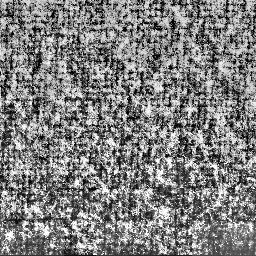
%> input picture original-images/1201rf.tif, 256 x 256 px; its folder holds 4 pictures in this run
$ octave main.m   (GNU Octave 9; MATLAB toolbox functions it lacks are replaced by stand-ins)
%> lines starting %> are read from the running program, lines starting %| are printed output that depends on the picture
### sample_generator.m
function [ Generated_shapes ] = sample_generator( sdir, tdir, c, s )
%> called with sdir = './original-images/', tdir = './training-data/', c = 6, s = 4
% SAMPLE_GENERATOR Generates figures from existing classes
%   Generates C*S mosaic grayscale figures from the original C classes
%   (S figures from each class), and distorts them with random rotation,
%   shift and zoom
%
    Lst=[1 1 129 129 ];
    Cst=[1 129  1 129 ];

    Generated_shapes=zeros(1,c*s,'uint8');

    for ishape=1:c
        filename=[sdir,'120',int2str(ishape),'rf.tif'];
        im=imread(filename);
%> im is the input picture: size 256x256 uint8; min 0, max 255, mean 127.4
        for jshape=1:s
            ims=im(Lst(jshape):Lst(jshape)+127,Cst(jshape):Cst(jshape)+127);
            imwrite(ims,[tdir,'ld_smpl_',int2str(ishape),'_',int2str(jshape),'.tif']);
            idx=(ishape-1)*s+jshape; %Index in the random numbers table
            Generated_shapes(idx)=ishape;
        end
%> this loop made 4 passes
%> pass 1, in sample_generator, `ims=im(Lst(jshape):Lst(jshape)+127,Cst(jshape):Cst(jshape)+127);`:
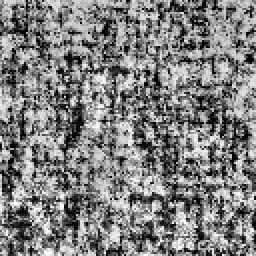
%> ims: size 128x128 uint8 (shown 2 times larger); min 0, max 255, mean 127.8
%> pass 2, in sample_generator, `ims=im(Lst(jshape):Lst(jshape)+127,Cst(jshape):Cst(jshape)+127);`:
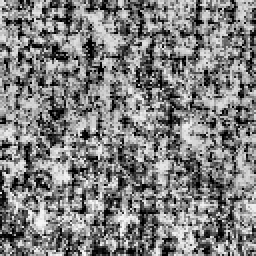
%> ims: size 128x128 uint8 (shown 2 times larger); min 0, max 248, mean 127.8
%> pass 3, in sample_generator, `ims=im(Lst(jshape):Lst(jshape)+127,Cst(jshape):Cst(jshape)+127);`:
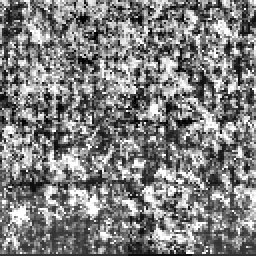
%> ims: size 128x128 uint8 (shown 2 times larger); min 0, max 255, mean 126.9
%> after the loop, Generated_shapes = 24 values, max 1 at index 1, min 0 at index 5, mean 0.167
    end
%> pass 2 of the loop in sample_generator, `for ishape=1:c`:
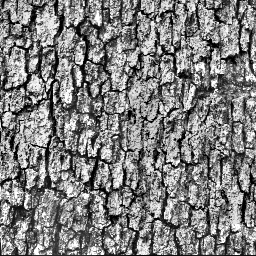
%> input picture original-images/1202rf.tif, 256 x 256 px
%> in sample_generator, im is the input picture: size 256x256 uint8; min 0, max 255, mean 127.1
%> the loop in sample_generator, `for jshape=1:s` made 4 passes
%> pass 1, in sample_generator, `ims=im(Lst(jshape):Lst(jshape)+127,Cst(jshape):Cst(jshape)+127);`:
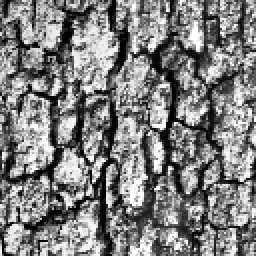
%> ims: size 128x128 uint8 (shown 2 times larger); min 0, max 255, mean 127.1
%> pass 3, in sample_generator, `ims=im(Lst(jshape):Lst(jshape)+127,Cst(jshape):Cst(jshape)+127);`:
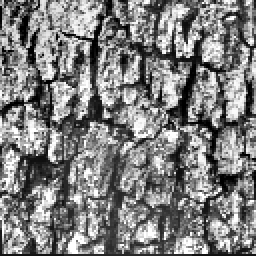
%> ims: size 128x128 uint8 (shown 2 times larger); min 0, max 255, mean 126.9; mean of the top-left, top-right, bottom-left and bottom-right quarters 127.3, 127.1, 126.7, 126.5
%> after the loop in sample_generator, `for jshape=1:s`: Generated_shapes = 24 values, max 2 at index 5, min 0 at index 9, mean 0.5
%> pass 3 of the loop in sample_generator, `for ishape=1:c`:
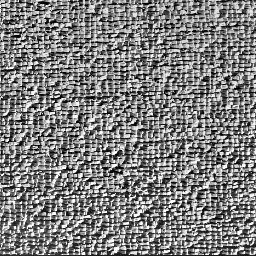
%> input picture original-images/1203rf.tif, 256 x 256 px
%> in sample_generator, im is the input picture: size 256x256 uint8; min 0, max 255, mean 127.4
%> the loop in sample_generator, `for jshape=1:s` made 4 passes
%> pass 1, in sample_generator, `ims=im(Lst(jshape):Lst(jshape)+127,Cst(jshape):Cst(jshape)+127);`:
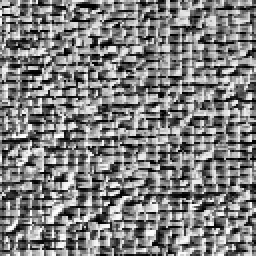
%> ims: size 128x128 uint8 (shown 2 times larger); min 0, max 255, mean 127.7
%> pass 3, in sample_generator, `ims=im(Lst(jshape):Lst(jshape)+127,Cst(jshape):Cst(jshape)+127);`:
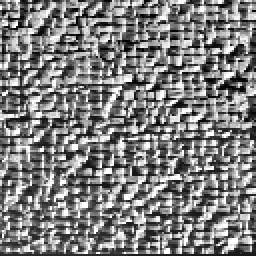
%> ims: size 128x128 uint8 (shown 2 times larger); min 0, max 255, mean 127.2; mean of the top-left, top-right, bottom-left and bottom-right quarters 127.3, 127.6, 126.9, 127
%> after the loop in sample_generator, `for jshape=1:s`: Generated_shapes = 24 values, max 3 at index 9, min 0 at index 13, mean 1
%> the loop made 5 passes; the first 3 are shown
%> the run ends on the next line

end

### main.m
clear all;
close all;
clc;

C=6;  % Number of distinct classes
S=4;  % Number of samples (per class) for training (C * S samples in total)
N=4;  % Number of randomly generated objects for classification along the X-axis
M=5;  % Number of randomly generated objects for classification along the Y-axis

odir='./original-images/';  % Directory with original images
trdir='./training-data/';   % Directory with training samples
tedir='./test-data/';       % Directory with random objects

mkdir(trdir);               % Make sure directory exists
mkdir(tedir);               % Make sure directory exists

% Randomly generate training data based on original images,
% utilizing rotation, shifting and zoom
training_labels=sample_generator(odir,trdir,C,S);
